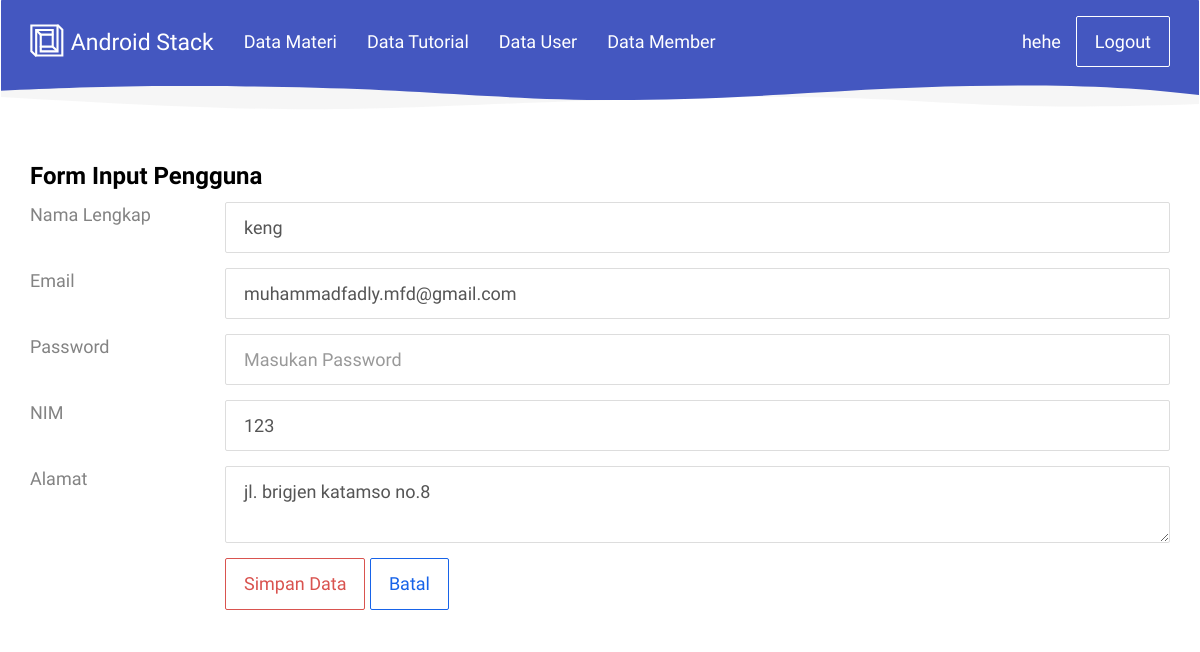
The page /webservice/member/edit_member.php?id=4 (signed in) on the database its author committed.
### tables this page shows
CREATE TABLE IF NOT EXISTS `member` (
`user_id` int(11) NOT NULL,
  `username` varchar(50) NOT NULL,
  `full_name` varchar(50) NOT NULL,
  `password_hash` varchar(256) NOT NULL,
  `salt` varchar(256) NOT NULL,
  `created_date` datetime NOT NULL DEFAULT CURRENT_TIMESTAMP,
  `nim` text NOT NULL,
  `alamat` text NOT NULL
);

### webservice/member/edit_member.php (the view, shortened to what this page needs)
<?php
include 'header.php';
$id_member = $_GET['id'];
$member = mysqli_query($konek, "select * from member where user_id='$id_member'");
$row  = mysqli_fetch_array($member);
?>
<div class="container">
    <h3>Form Input Pengguna</h3>
    <form action="update_member.php" method="POST">
        <div class="form-group row">
            <label class="col-sm-2 col-form-label">Nama Lengkap</label>
            <div class="col-sm-10">
                <input type="text" value="<?php echo $row['full_name']?>" name="full_name" placeholder="Masukan Nama Lengkap" class="form-control">
            </div>
        </div>
        <div class="form-group row">
            <label class="col-sm-2 col-form-label">Email</label>
            <div class="col-sm-10">
                <input type="email" value="<?php echo $row['username']?>" name="username" placeholder="Masukan Email" class="form-control">
            </div>
        </div>
        <div class="form-group row">
            <label class="col-sm-2 col-form-label">Password</label>
            <div class="col-sm-10">
                <input type="password" name="password_hash" placeholder="Masukan Password" class="form-control">
            </div>
        </div>
        <div class="form-group row">
            <label class="col-sm-2 col-form-label">NIM</label>
            <div class="col-sm-10">
                <input type="text" value="<?php echo $row['nim']?>" name="nim" placeholder="Masukan Nim" class="form-control">
            </div>
        </div>
        <div class="form-group row">
            <label class="col-sm-2 col-form-label">Alamat</label>
            <div class="col-sm-10">
                <textarea name="alamat" class="form-control"><?php echo $row['alamat']?></textarea>
            </div>
        </div>
        <div class="form-group row">
            <label class="col-sm-2 col-form-label"></label>
            <div class="col-sm-10">
                <button type="submit" class="btn btn-danger">Simpan Data</button>
                <a href="../member.php" class="btn btn-primary">Batal</a>
            </div>
        </div>
    </form>
</div>
<?php
include 'footer.php';
?>

### rows shown on the page
member: full_name "keng", username "muhammadfadly.mfd@gmail.com", nim "123", alamat "jl. brigjen katamso no.8"

### other values the page prints
$_SESSION['nama_user'] "hehe"
